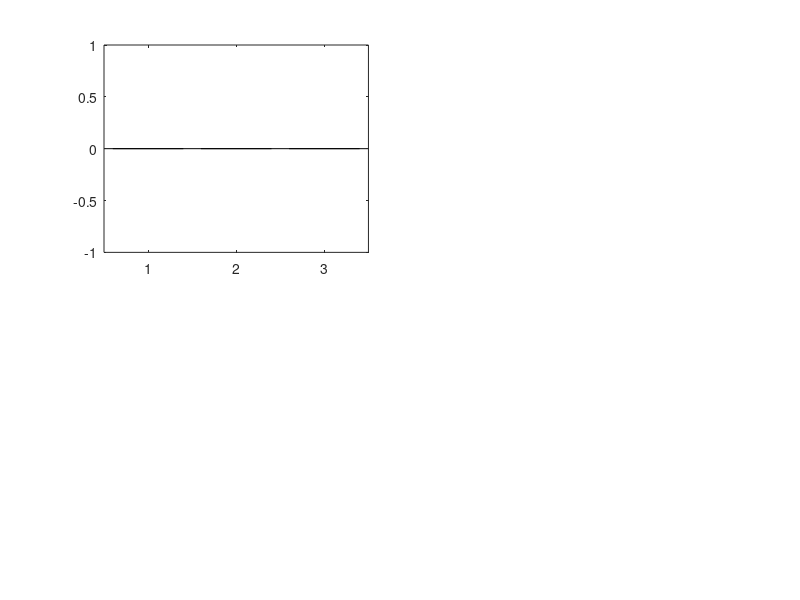

MATLAB code for this plot: (Note: this script raises an error after producing the figure.)
function plot_sota_comparison()
% PLOT_SOTA_COMPARISON
% Generates comparison charts for MyECOTracker vs OSTrack vs STARK on
% LaSOT head-tail-40 and OTB-100. Reads summary.csv + per_sequence_metrics.csv
% produced by the Python runners.
%
% Output: PNG + .fig under overall_result/sota_comparison/matlab/

repo_root = fileparts(fileparts(mfilename('fullpath')));
out_dir = fullfile(repo_root, 'overall_result', 'sota_comparison', 'matlab');
if ~exist(out_dir, 'dir')
    mkdir(out_dir);
end

%% ===== Data sources =====
% LaSOT head-tail-40
lasot_sources = {
    struct('label', 'MyECOTracker', ...
           'summary',  fullfile(repo_root, 'jetson_reports', 'verified_otb936_dual_acc_lasot_headtail40', 'summary.csv'), ...
           'per_seq',  fullfile(repo_root, 'jetson_reports', 'verified_otb936_dual_acc_lasot_headtail40', 'per_sequence_metrics.csv')), ...
    struct('label', 'OSTrack-384', ...
           'summary',  fullfile(repo_root, 'OtherTracker', 'lasot', 'lasot936', 'OSTrack', 'summary.csv'), ...
           'per_seq',  fullfile(repo_root, 'OtherTracker', 'lasot', 'lasot936', 'OSTrack', 'per_sequence_metrics.csv')), ...
    struct('label', 'STARK-ST101', ...
           'summary',  fullfile(repo_root, 'OtherTracker', 'lasot', 'lasot936', 'STARK', 'summary.csv'), ...
           'per_seq',  fullfile(repo_root, 'OtherTracker', 'lasot', 'lasot936', 'STARK', 'per_sequence_metrics.csv')) ...
};

% OTB-100
otb_sources = {
    struct('label', 'MyECOTracker', ...
           'summary',  fullfile(repo_root, 'overall_result', 'jetson_verified_otb936_dual_acc_otb100_full_20260404_1618', 'summary.csv'), ...
           'per_seq',  fullfile(repo_root, 'overall_result', 'jetson_verified_otb936_dual_acc_otb100_full_20260404_1618', 'per_sequence_metrics.csv')), ...
    struct('label', 'OSTrack-384', ...
           'summary',  fullfile(repo_root, 'OtherTracker', 'OSTrack', 'otb100_results', 'summary.csv'), ...
           'per_seq',  fullfile(repo_root, 'OtherTracker', 'OSTrack', 'otb100_results', 'per_sequence_metrics.csv')), ...
    struct('label', 'STARK-ST101', ...
           'summary',  fullfile(repo_root, 'OtherTracker', 'Stark', 'otb100_results', 'summary.csv'), ...
           'per_seq',  fullfile(repo_root, 'OtherTracker', 'Stark', 'otb100_results', 'per_sequence_metrics.csv')) ...
};

colors = [0.20 0.40 0.85;   % MyECOTracker - blue
          0.85 0.25 0.20;   % OSTrack      - red
          0.20 0.65 0.30];  % STARK        - green

%% ===== LaSOT plots =====
fprintf('=== LaSOT head-tail-40 ===\n');
lasot_data = load_all(lasot_sources);
plot_summary_bars(lasot_data, colors, 'LaSOT', ...
                  fullfile(out_dir, 'lasot_headtail40_summary'));
plot_per_sequence_auc(lasot_data, colors, 'LaSOT', ...
                      fullfile(out_dir, 'lasot_headtail40_per_sequence_auc'));
plot_auc_fps_scatter(lasot_data, colors, 'LaSOT', ...
                     fullfile(out_dir, 'lasot_headtail40_auc_vs_fps'));

%% ===== OTB plots =====
fprintf('\n=== OTB-100 ===\n');
otb_data = load_all(otb_sources);
plot_summary_bars(otb_data, colors, 'OTB-100', ...
                  fullfile(out_dir, 'otb100_summary'));
plot_per_sequence_auc(otb_data, colors, 'OTB-100', ...
                      fullfile(out_dir, 'otb100_per_sequence_auc'));
plot_auc_fps_scatter(otb_data, colors, 'OTB-100', ...
                     fullfile(out_dir, 'otb100_auc_vs_fps'));

fprintf('\nFigures saved to: %s\n', out_dir);
end


%% ===== Helpers =====

function data = load_all(sources)
data = cell(numel(sources), 1);
for i = 1:numel(sources)
    s = sources{i};
    if ~exist(s.summary, 'file')
        fprintf('  [missing] %s -> %s\n', s.label, s.summary);
        data{i} = struct('label', s.label, 'auc', NaN, 'precision', NaN, ...
                         'success50', NaN, 'fps', NaN, ...
                         'seq_names', {{}}, 'seq_auc', [], 'seq_fps', []);
        continue;
    end
    summary = read_summary_csv(s.summary);
    per_seq = read_per_sequence_csv(s.per_seq);
    fprintf('  [ok] %s: AUC=%.2f  P20=%.2f  FPS=%.2f\n', ...
            s.label, summary.auc, summary.precision, summary.fps);
    data{i} = struct('label', s.label, ...
                     'auc', summary.auc, ...
                     'precision', summary.precision, ...
                     'success50', summary.success50, ...
                     'fps', summary.fps, ...
                     'seq_names', {per_seq.names}, ...
                     'seq_auc', per_seq.auc, ...
                     'seq_fps', per_seq.fps);
end
end


function out = read_summary_csv(path)
% Robust CSV row reader that accepts either {AUC,Precision,Success50,FPS_avg_seq}
% (new format) or {AUC_mean,Precision_mean,Success50_mean,FPS_avg_seq} (legacy).
t = readtable(path);
out.auc       = pick_col(t, {'AUC', 'AUC_mean', 'auc'});
out.precision = pick_col(t, {'Precision', 'Precision_mean', 'precision'});
out.success50 = pick_col(t, {'Success50', 'Success50_mean', 'success50'});
out.fps       = pick_col(t, {'FPS_avg_seq', 'fps_avg_seq'});
end


function out = read_per_sequence_csv(path)
out.names = {};
out.auc = [];
out.fps = [];
if ~exist(path, 'file')
    return;
end
t = readtable(path);
name_col = pick_col_text(t, {'sequence', 'name'});
auc_col  = pick_col(t, {'auc', 'AUC', 'AUC_mean'});
fps_col  = pick_col(t, {'fps', 'FPS_avg_seq'});
out.names = name_col;
out.auc = auc_col;
out.fps = fps_col;
end


function v = pick_col(t, names)
v = NaN;
for k = 1:numel(names)
    if any(strcmp(t.Properties.VariableNames, names{k}))
        raw = t.(names{k});
        if iscell(raw)
            raw = str2double(raw);
        end
        v = raw;
        return;
    end
end
end


function c = pick_col_text(t, names)
c = {};
for k = 1:numel(names)
    if any(strcmp(t.Properties.VariableNames, names{k}))
        c = t.(names{k});
        if ~iscell(c)
            c = cellstr(string(c));
        end
        return;
    end
end
end


function plot_summary_bars(data, colors, title_str, out_base)
labels = cellfun(@(d) d.label, data, 'UniformOutput', false);
n = numel(data);
auc       = arrayfun(@(i) data{i}.auc,       1:n);
prec      = arrayfun(@(i) data{i}.precision, 1:n);
succ50    = arrayfun(@(i) data{i}.success50, 1:n);
fps       = arrayfun(@(i) data{i}.fps,       1:n);

fig = figure('Position', [100 100 1200 700], 'Color', 'w', 'Visible', 'off');

subplot(2,2,1);
draw_bar(auc, labels, colors(1:n,:), 'AUC (%)');
title(sprintf('%s — Success AUC', title_str), 'Interpreter', 'none', 'FontWeight','bold');

subplot(2,2,2);
draw_bar(prec, labels, colors(1:n,:), 'Precision @ 20px (%)');
title(sprintf('%s — Precision', title_str), 'Interpreter', 'none', 'FontWeight','bold');

subplot(2,2,3);
draw_bar(succ50, labels, colors(1:n,:), 'Success @ IoU 0.5 (%)');
title(sprintf('%s — Success50', title_str), 'Interpreter', 'none', 'FontWeight','bold');

subplot(2,2,4);
draw_bar(fps, labels, colors(1:n,:), 'FPS (avg / sequence)');
title(sprintf('%s — FPS', title_str), 'Interpreter', 'none', 'FontWeight','bold');

exportgraphics(fig, [out_base '.png'], 'Resolution', 150);
savefig(fig, [out_base '.fig']);
close(fig);
fprintf('  saved: %s.png\n', out_base);
end


function draw_bar(values, labels, colors, ylabel_str)
b = bar(values, 'FaceColor', 'flat');
b.CData = colors;
xticklabels(labels);
ylabel(ylabel_str);
grid on;
ymax = max(values) * 1.15;
if ~isfinite(ymax) || ymax <= 0
    ymax = 1;
end
ylim([0, ymax]);
for i = 1:numel(values)
    if isfinite(values(i))
        text(i, values(i) + ymax * 0.02, sprintf('%.2f', values(i)), ...
             'HorizontalAlignment', 'center', 'FontSize', 9, 'FontWeight', 'bold');
    end
end
set(gca, 'FontSize', 10);
end


function plot_per_sequence_auc(data, colors, title_str, out_base)
n = numel(data);
% Build union of sequence names from all trackers (ordered by first appearance).
all_names = {};
for i = 1:n
    if isempty(data{i}.seq_names)
        continue;
    end
    for k = 1:numel(data{i}.seq_names)
        nm = data{i}.seq_names{k};
        if ~any(strcmp(all_names, nm))
            all_names{end+1} = nm; %#ok<AGROW>
        end
    end
end
if isempty(all_names)
    return;
end

M = NaN(numel(all_names), n);
for j = 1:n
    nms = data{j}.seq_names;
    aucs = data{j}.seq_auc;
    for k = 1:numel(nms)
        idx = find(strcmp(all_names, nms{k}), 1);
        if ~isempty(idx)
            M(idx, j) = aucs(k);
        end
    end
end

fig = figure('Position', [100 100 max(1600, 24*numel(all_names)) 600], 'Color', 'w', 'Visible', 'off');
b = bar(M, 'grouped');
for j = 1:n
    b(j).FaceColor = colors(j,:);
end
xticks(1:numel(all_names));
xticklabels(all_names);
xtickangle(60);
ylabel('AUC (%)');
ylim([0, 100]);
grid on;
legend(arrayfun(@(i) data{i}.label, 1:n, 'UniformOutput', false), 'Location', 'best');
title(sprintf('%s — per-sequence Success AUC', title_str), 'Interpreter', 'none', 'FontWeight','bold');
set(gca, 'FontSize', 9);

exportgraphics(fig, [out_base '.png'], 'Resolution', 150);
savefig(fig, [out_base '.fig']);
close(fig);
fprintf('  saved: %s.png\n', out_base);
end


function plot_auc_fps_scatter(data, colors, title_str, out_base)
n = numel(data);
fig = figure('Position', [100 100 800 600], 'Color', 'w', 'Visible', 'off');
hold on;
auc = arrayfun(@(i) data{i}.auc, 1:n);
fps = arrayfun(@(i) data{i}.fps, 1:n);
labels = arrayfun(@(i) data{i}.label, 1:n, 'UniformOutput', false);
for i = 1:n
    scatter(fps(i), auc(i), 250, colors(i,:), 'filled', 'MarkerEdgeColor','k');
    text(fps(i) + max(fps)*0.02, auc(i), labels{i}, 'FontSize', 11, 'FontWeight','bold');
end
xlabel('FPS (avg / sequence)');
ylabel('AUC (%)');
title(sprintf('%s — Accuracy vs Speed', title_str), 'Interpreter', 'none', 'FontWeight','bold');
grid on;
xlim([0, max(fps) * 1.3]);
ylim([0, 100]);
set(gca, 'FontSize', 11);

exportgraphics(fig, [out_base '.png'], 'Resolution', 150);
savefig(fig, [out_base '.fig']);
close(fig);
fprintf('  saved: %s.png\n', out_base);
end
